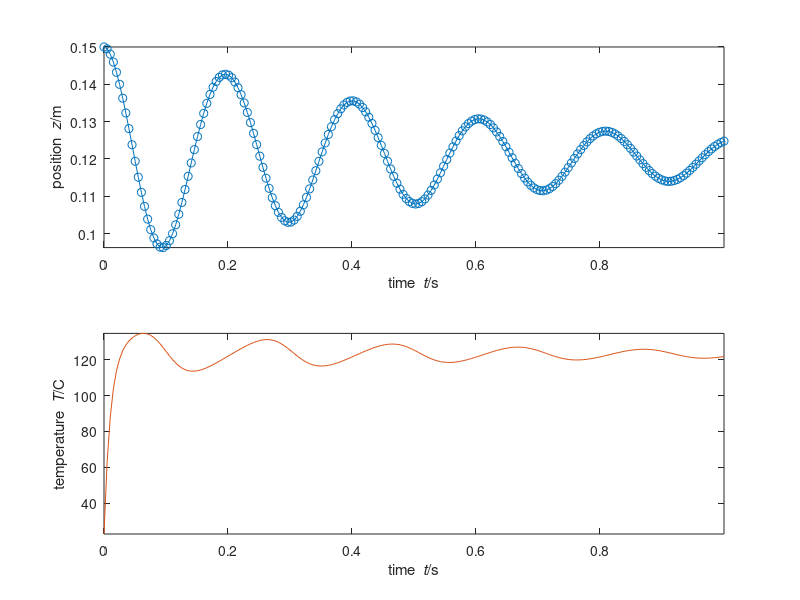

The MATLAB source for this figure:
% %% idealgas_piston.m
% % Simulation of ideal gas & mass piston in 1D
% % SI units used throughout
% % Coordinate z
% %%% Constants
m = 10; % mass of piston / kg
N = 0.04; % amount of ideal gas / mol
A = 0.1^2; % area of piston / m^2
g = 9.8; % gravitational acceleration / (N/kg)
R = 8.31446261815; % molar gas constant / (J/(K*mol))
C = 20; % molar heat capacity / (J/(K*mol))
mu = 0.00004; % gas viscosity / (N*s/m^2)
h = 8000; % heat-transfer coefficient / (J/(K*m^2))
Tex = 373.15 + 23; % temperature of environment / K
Fatm = -100000*A; % force on piston by atmosphere / N
% %
G = -m*g; % gravity supply of momentum to piston / N
% %
t1 = 1; % final time / s
dt = 0.0001; % time step / s
% %%% STATE: z, v, T; initial conditions
t = 0; % initial time / s
z = 0.15; % initial position of piston / m
v = 0; % initial velocity of piston / (m/s)
T = 273.15 + 23; % initial temperature of gas / K
% % %@
% % Plot & saving
% % adjust final time if not multiple of timestep
t1 = t1 + mod(t1-t,dt);
% % Save values of all quantities at some steps during the simulation,
% % for subsequente analysis or plotting
% % (saving at all timesteps could be too costly)
Nsaves = 200; % number of timepoints to save during the simulation
% % Calculate time interval for saving
dsave = (t1-t)/(Nsaves-1);
if abs(dsave) < (dt)
  error('time interval between saves is smaller than timestep')
end
% % Initialize vectors to contain saved values
tSave = nan(Nsaves,1);
zSave = nan(Nsaves,1);
vSave = nan(Nsaves,1);
TSave = nan(Nsaves,1);
% % Save initial values
i = 1; % index that keeps count of savepoints
t0 = t;
tSave(1) = t;
zSave(1) = z;
vSave(1) = v;
TSave(1) = T;
% % Initialize plot
close all;
subplot(2,1,1)
cols = get(0, 'DefaultAxesColorOrder');
plot(tSave(1), zSave(1), 'o','Color',cols(1,:)); axis('tight');
xlabel('time {\it t}/s'); ylabel('position {\it z}/m'); hold on;
% % %@
% % Numerical time integration
% % loop
while t < t1
  % % We need P,Fpg,z,v,E,Fgp,Qbot (G constant)
  % % we have z,v,T
  % % find P,Fpg,E,Qbot,Fgp using constitutive relations
  P = m*v;
  Fgp = -(N*R*T/z - A*mu*v/z);
  Fpg = -Fgp;
  E = C*N*T;
  Qbot = A*h*(Tex - T);
  % %
  % % Drive forward in time
  % % update momentum of piston
  P = P + (Fpg + Fatm + G)*dt;
  % % update position of piston
  z = z + v*dt;
  % % update internal energy of gas
  E = E + (Qbot + Fgp*v)*dt;
  % % update time
  t = t + dt;
  % %
  % % Find new state for next iteration
  % % We need z,v,T
  % % we have P,z,E
  % % find v,T using constitutive relations
  v = P/m;
  T = E/(C*N);
  % % %@
  % % Check whether to save & plot at this step
  if min(abs([0 dsave] - mod(t-t0, dsave))) <= dt/2
    i = i+1;
    tSave(i) = t;
    zSave(i) = z;
    vSave(i) = v;
    TSave(i) = T;
    plot(t, z, 'o','Color',cols(1,:));
    pause(0.001);
  end %@
end %@
% % Plot trajectory
plot(tSave,zSave,'-','Color',cols(1,:));
subplot(2,1,2)
plot(tSave,TSave-273.15,'-','Color',cols(2,:)); axis('tight');
xlabel('time {\it t}/s'); ylabel('temperature {\it T}/C');  %@
